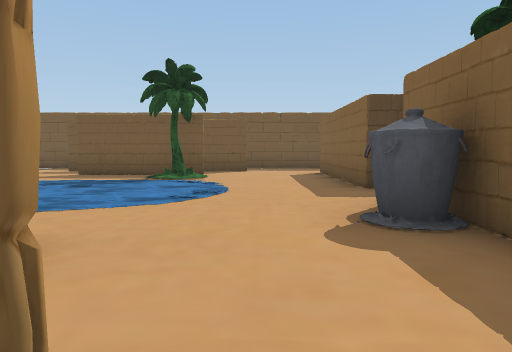
[1] (above)

16 first-person views from a walk through a 3-D level made in the Unity game engine. The camera is 1.2 m above the floor, tilts 4° down and sees 70° across. The floor is counted in squares, 2 m on a side. Each view is taken from the middle of a square. On the plan, view 1 faces up. The plan holds only what a view shows up to about 10 squares ahead; the rest is blank. The player character is not drawn. Some animated figures are left out. Some surface patterns are stand-ins.

[2]
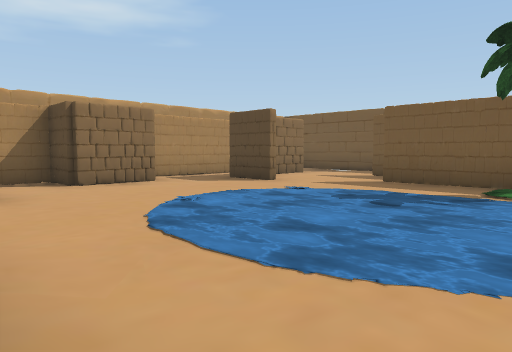

[3]
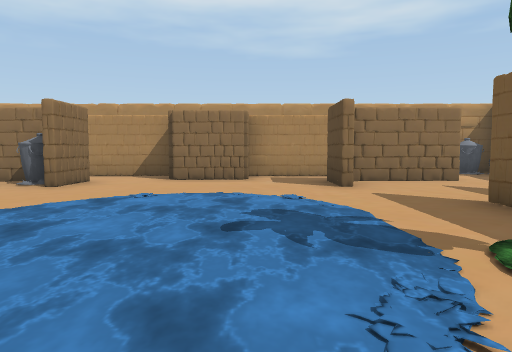

[4]
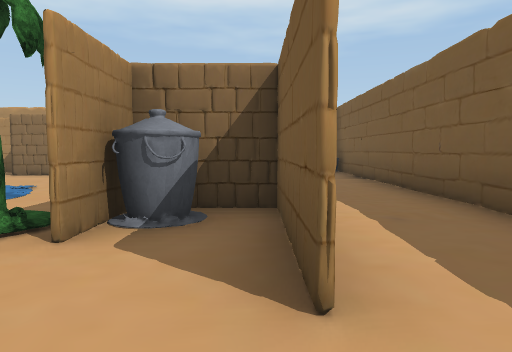

[5]
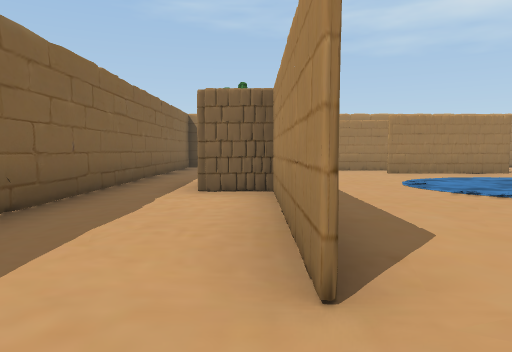

[6]
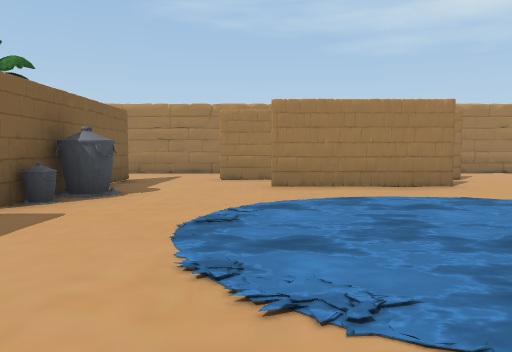

[7]
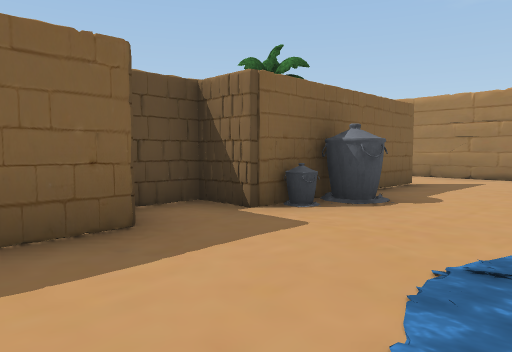

[8]
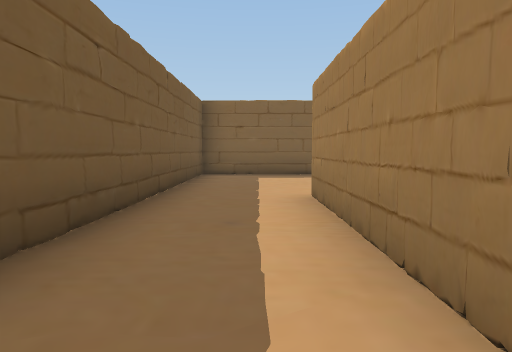

[9]
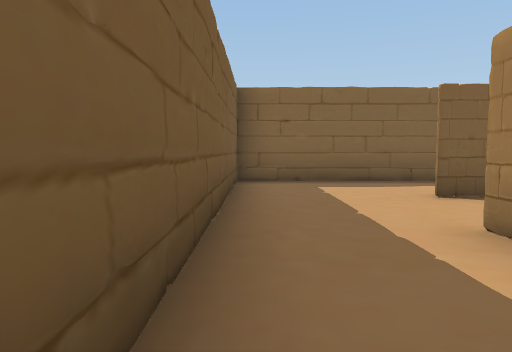

[10]
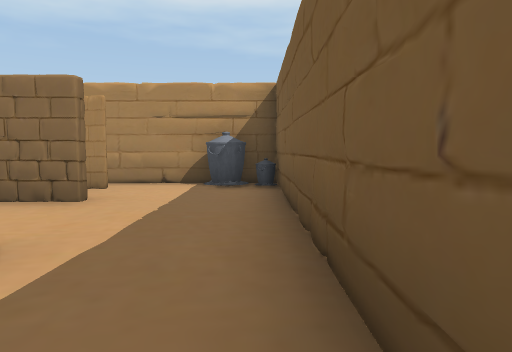

[11]
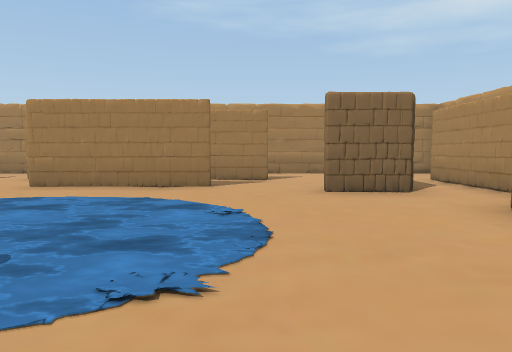

[12]
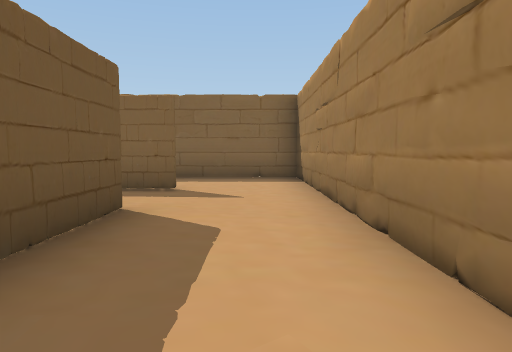

[13]
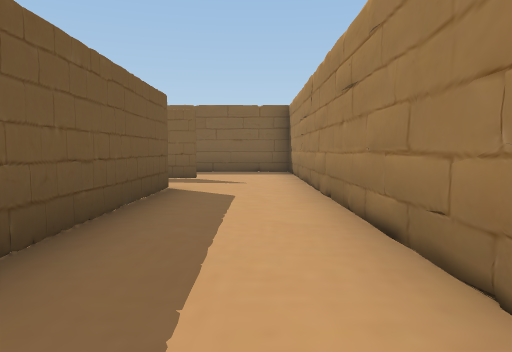

[14]
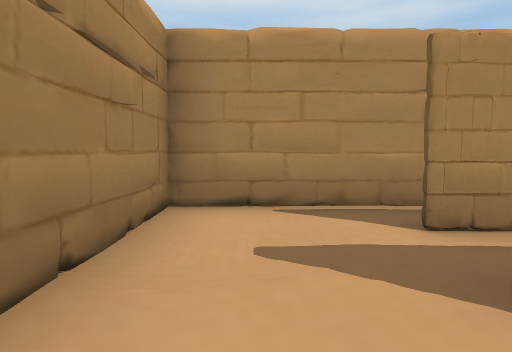

[15]
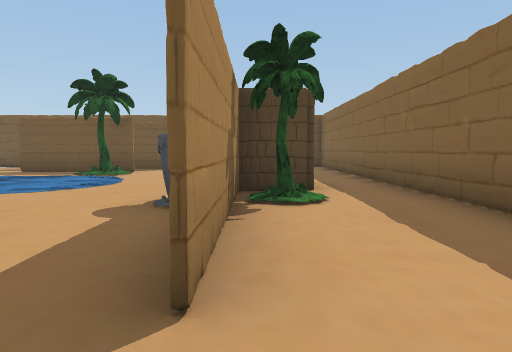

[16]
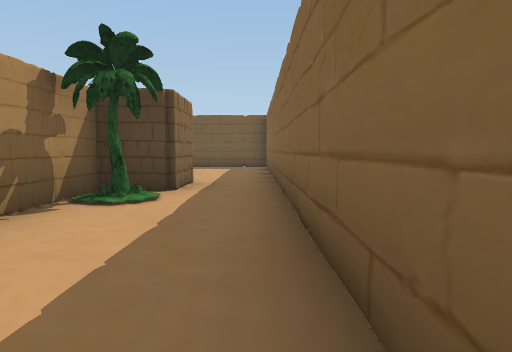

### Floor plan
Key: @ floor where view 1 was taken; # wall or solid block; . floor; ~ water the walk can cross; O other object.
Columns run from 10 left of view 1 to 5 right of it. Each row starts with its distance up from view 1.
 13   ##############
 12 #O.............#
 11 O..............#
 10 #....#####.....#
  9 ##.#..##O...#..#
  8  #.#....O...#..#
  7  #.....~~...#..#
  6  ##...~~~~..##.#
  5   #..~~~~~...#.#
  4  ##...~~~~.O##.#
  3  #.........O#..#
  2  #.OO.###...#..#
  1 ##.#...# ...#..#
  0 #....#####@....#
 -1 #..............#
 -2 ################

Where each view was taken, in squares from view 1:
view 1: 0 up, 0 right, facing up
view 2: 2 up, 1 left, facing up-left
view 3: 6 up, 0 right, facing left
view 4: 10 up, 1 right, facing left
view 5: 11 up, 2 right, facing down
view 6: 8 up, 1 left, facing down
view 7: 7 up, 1 left, facing down-right
view 8: 11 up, 5 left, facing right
view 9: 12 up, 3 left, facing right
view 10: 12 up, 3 left, facing left
view 11: 8 up, 5 left, facing down
view 12: 1 down, 4 left, facing right
view 13: 1 down, 6 left, facing right
view 14: 1 down, 6 left, facing left
view 15: 1 down, 2 right, facing up
view 16: 1 down, 4 right, facing up
